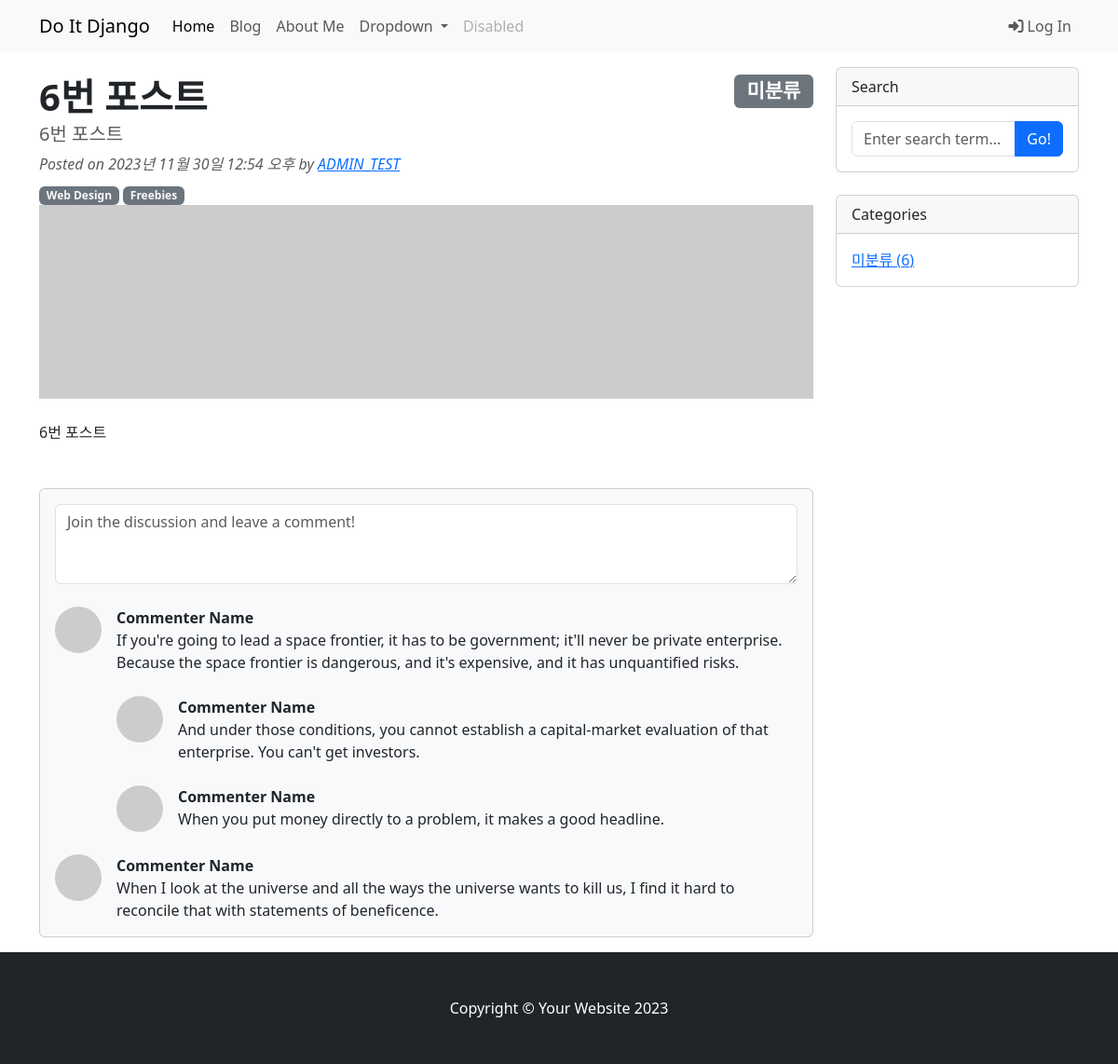
/blog/6/, run on an earlier commit of the app's database.
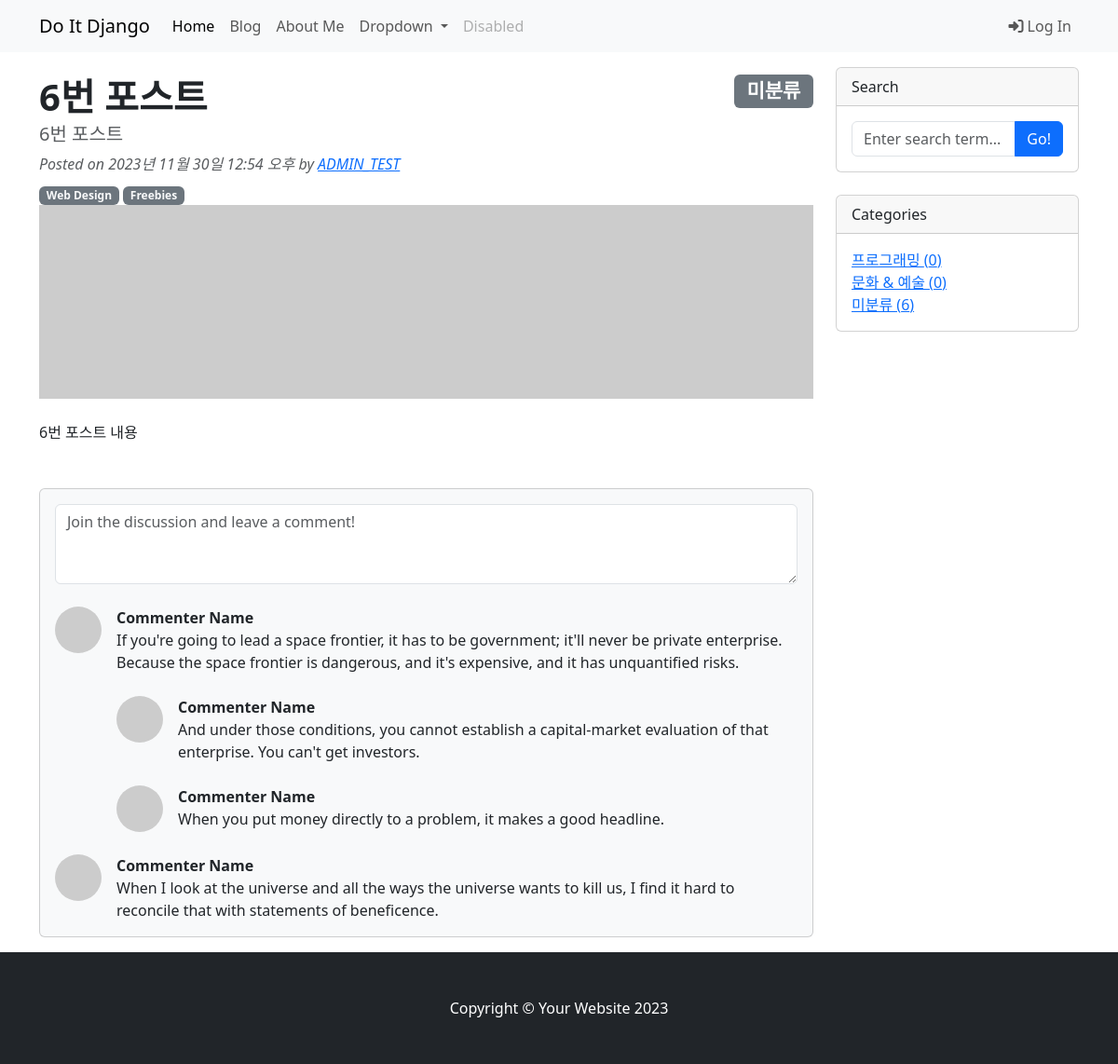
And on a later commit of the database.
### blog/models.py (models this page shows, shortened)
class Post(models.Model):
    title = models.CharField(max_length=30)
    hook_text = models.CharField(max_length=100, blank=True)
    content = models.TextField()
    head_image = models.ImageField(upload_to="blog/images/%Y/%m/%d/", blank=True)
    file_upload = models.FileField(upload_to="blog/files/%Y/%m/%d/", blank=True)
    created_at = models.DateTimeField(auto_now_add=True)
    updated_at = models.DateTimeField(auto_now=True)
    author = models.ForeignKey(User, null=True, on_delete=models.SET_NULL)
    category = models.ForeignKey(
        Category, null=True, blank=True, on_delete=models.SET_NULL
    )
    tags = models.ManyToManyField(Tag, blank=True)

class Category(models.Model):
    name = models.CharField(max_length=50, unique=True)
    slug = models.SlugField(max_length=200, unique=True, allow_unicode=True)
    def __str__(self):
        return self.name
    def get_absolute_url(self):
        return f"/blog/category/{self.slug}/"
    class Meta:
        verbose_name_plural = "Categories"

### blog/views.py (the view)
# urls.py: path("<int:pk>/", views.PostDetail.as_view()),
class PostDetail(DetailView):
    model = Post
    def get_context_data(self, **kwargs):
        context = super(PostDetail, self).get_context_data()
        context["categories"] = Category.objects.all()
        context["no_category_post_count"] = Post.objects.filter(category=None).count()
        return context

### blog/templates/blog/post_detail.html (shortened to what this page needs)
{% extends 'blog/base.html' %}
{% block main_area %}
  <div id="post-area">
    {% if post.category %}
      <h3>
        <span class="badge bg-secondary float-end">{{ post.category }}</span></h3>
    {% else %}
      <h3>
        <span class="badge bg-secondary float-end">미분류</span></h3>
    {% endif %}
    <h1 class="fw-bolder mb-1">{{ post.title }}</h1>
    <h5 class="text-muted">{{ post.hook_text }}</h5>
    <div class="text-muted fst-italic mb-2">Posted on
      {{ post.created_at }}
      by
      <a href="#">{{ post.author | upper }}</a>
    </div>
    <a class="badge bg-secondary text-decoration-none link-light" href="#!">Web Design</a>
    <a class="badge bg-secondary text-decoration-none link-light" href="#!">Freebies</a>
    <figure class="mb-4">
      {% if post.head_image %}
        <img class="card-img-top" src="{{ post.head_image.url }}" alt=""/>
      {% else %}
        <img class="card-img-top" src="https://picsum.photos/seed/{{ post.id }}/800/200" alt="random_image">
      {% endif %}
    </figure>
    <section class="mb-5">
      <p>{{ post.content }}</p>
    </section>
  </div>
  <div id="comment-area">
    <div class="card bg-light">
      <div class="card-body">
        <form class="mb-4">
          <textarea class="form-control" rows="3" placeholder="Join the discussion and leave a comment!"></textarea>
        </form>
        <div class="d-flex mb-4">
          <div class="flex-shrink-0"><img class="rounded-circle" src="https://dummyimage.com/50x50/ced4da/6c757d.jpg" alt="..."/>
          </div>
          <div class="ms-3">
            <div class="fw-bold">Commenter Name</div>
            If you're going to lead a space frontier, it has to be government; it'll never be private enterprise. Because the space frontier is dangerous, and it's expensive, and it has unquantified risks.
            <div class="d-flex mt-4">
              <div class="flex-shrink-0"><img class="rounded-circle" src="https://dummyimage.com/50x50/ced4da/6c757d.jpg" alt="..."/></div>
              <div class="ms-3">
                <div class="fw-bold">Commenter Name</div>
                And under those conditions, you cannot establish a capital-market evaluation of that enterprise. You can't get investors.
              </div>
            </div>
            <div class="d-flex mt-4">
              <div class="flex-shrink-0"><img class="rounded-circle" src="https://dummyimage.com/50x50/ced4da/6c757d.jpg" alt="..."/></div>
              <div class="ms-3">
                <div class="fw-bold">Commenter Name</div>
                When you put money directly to a problem, it makes a good headline.
              </div>
            </div>
          </div>
        </div>
        <div class="d-flex">
          <div class="flex-shrink-0"><img class="rounded-circle" src="https://dummyimage.com/50x50/ced4da/6c757d.jpg" alt="..."/>
          </div>
          <div class="ms-3">
            <div class="fw-bold">Commenter Name</div>
            When I look at the universe and all the ways the universe wants to kill us, I find it hard to reconcile that with statements of beneficence.
          </div>
        </div>
      </div>
    </div>
  </div>
{% endblock %}

### blog/templates/blog/base.html (shortened to what this page needs)
<!DOCTYPE html>
{% load static %}
<html>
  <head>
    <link rel="stylesheet" href="{% static 'blog/bootstrap/bootstrap.min.css' %}" media="screen">
  </head>
  <body>
    {% include 'blog/navbar.html' %}
    <div class="container my-3">
      <div class="row">
        <div class="col-md-8 col-lg-9" id="main-area">
          {% block main_area %}{% endblock %}
        </div>
        <div class="col-md-4 col-lg-3">
          <div class="card mb-4">
            <div class="card-header">Search</div>
            <div class="card-body">
              <div class="input-group">
                <input class="form-control" type="text" placeholder="Enter search term..." aria-label="Enter search term..." aria-describedby="button-search"/>
                <button class="btn btn-primary" id="button-search" type="button">Go!</button>
              </div>
            </div>
          </div>
          <div class="card mb-4" id="categories-card">
            <div class="card-header">Categories</div>
            <div class="card-body">
              <div class="row">
                <ul class="list-unstyled mb-0">
                  {% for category in categories %}
                    <li>
                      <a href="{{ category.get_absolute_url }}">{{ category }} ({{category.post_set.count }})</a>
                    </li>
                  {% endfor %}
                  <li>
                    <a href="/blog/category/no_category/">미분류 ({{ no_category_post_count }})</a>
                  </li>
                </ul>
              </div>
            </div>
          </div>
        </div>
      </div>
    </div>
  {% include 'blog/footer.html' %}
</body>
</html>

What changed in the data, as far as the page shows it:
changed Post "6번 포스트": content "6번 포스트" → "6번 포스트 내용"
added Category: name "프로그래밍", post_set.count "0"
added Category: name "문화 & 예술", post_set.count "0"
